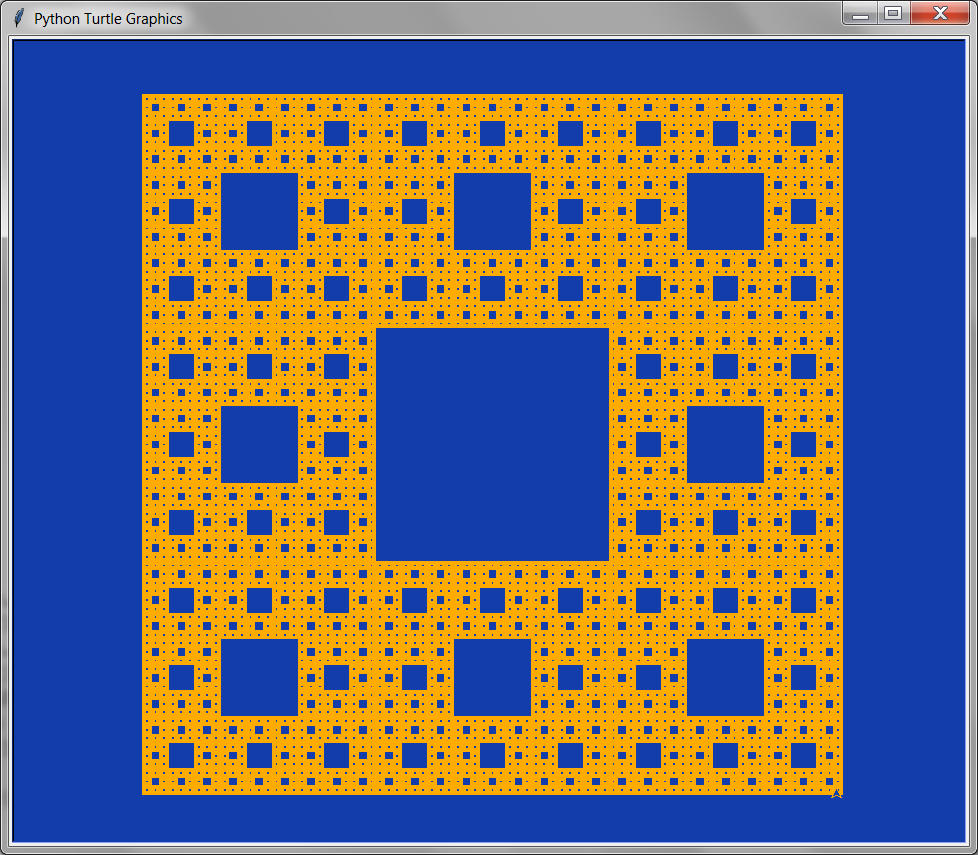

Source code (Python):
from turtle import *

tracer(100, 0)

FG_COLOR = (1.0, 0.67, 0.0)
BG_COLOR = (0.07, 0.24, 0.67)

bgcolor(BG_COLOR)
pencolor(FG_COLOR)

def draw_rectangle(left, top, width, height):
    if width < 5 or height < 5:
        return
    
    # draw outer rectangle
    penup()
    goto(left, top)
    pendown()
    fillcolor(FG_COLOR)
    
    begin_fill()
    setheading(0)
    forward(width)
    right(90)
    forward(height)
    right(90)
    forward(width)
    right(90)
    forward(height)
    end_fill()

    www = width / 3.0
    hhh = height / 3.0

    # draw inner rectangle
    penup()
    goto(left + www, top - hhh)
    pendown()
    fillcolor(BG_COLOR)

    begin_fill()
    setheading(0)
    forward(www)
    right(90)
    forward(hhh)
    right(90)
    forward(www)
    right(90)
    forward(hhh)
    end_fill()

    # recursive calls
    draw_rectangle(left, top, www, hhh)                         # top-left
    draw_rectangle(left + www, top, www, hhh)                   # top
    draw_rectangle(left + (www * 2), top, www, hhh)             # top-right
    draw_rectangle(left, top - hhh, www, hhh)                   # left
    draw_rectangle(left + (www * 2), top - hhh, www, hhh)       # right
    draw_rectangle(left, top - (hhh * 2), www, hhh)             # bottom-left
    draw_rectangle(left + www, top - (hhh * 2), www, hhh)       # bottom
    draw_rectangle(left + (www * 2), top - (hhh * 2), www, hhh) # bottom-right
    
draw_rectangle(-350, 350, 700, 700)
update()
exitonclick()
